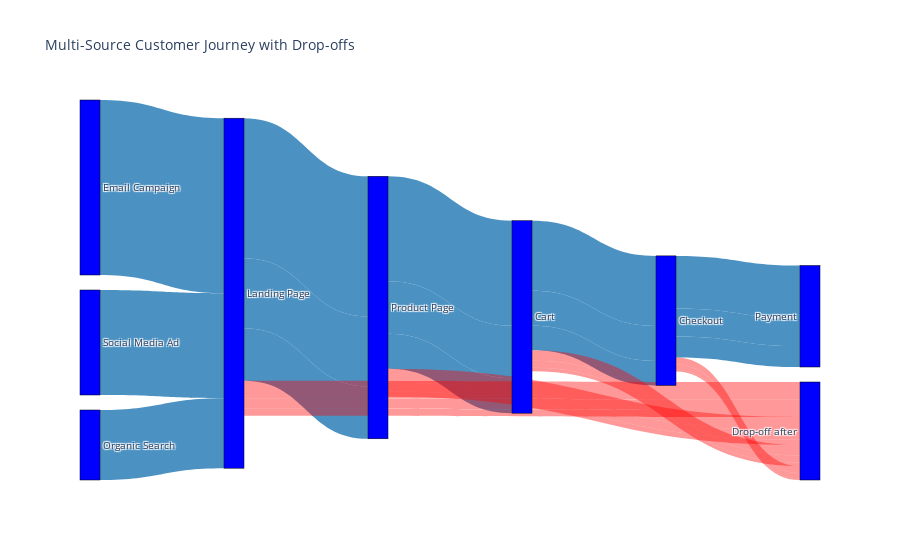

The notebook cell this image was saved under:
### Code cell
import plotly.graph_objects as go

# Define the starting points and touchpoints
start_points = ["Email Campaign", "Social Media Ad", "Organic Search"]
touchpoints = ["Landing Page", "Product Page", "Cart", "Checkout", "Payment"]

# Define the flows of users from each starting point through the touchpoints
user_flows = {
    "Email Campaign": [500, 400, 300, 200, 150],
    "Social Media Ad": [300, 200, 150, 100, 80],
    "Organic Search": [200, 150, 100, 70, 60]
}

# Drop-offs for each touchpoint
drop_offs = {
    "Landing Page": [50, 30, 20],
    "Product Page": [40, 25, 15],
    "Cart": [30, 20, 10],
    "Checkout": [20, 15, 5]
}

# Create source, target, and values for Sankey diagram
sources = []
targets = []
values = []
# labels = start_points + touchpoints + [f"Drop-off after {tp}" for tp in touchpoints[:-1]]
labels = start_points + touchpoints + ["Drop-off after"]

# Map starting points to the first touchpoint
for i, start in enumerate(start_points):
    sources.append(i)  # Starting points as sources
    targets.append(len(start_points))  # First touchpoint as target
    values.append(user_flows[start][0])

# Map flows between touchpoints
for i, tp in enumerate(touchpoints[:-1]):
    for j, start in enumerate(start_points):
        sources.append(len(start_points) + i)  # Current touchpoint as source
        targets.append(len(start_points) + i + 1)  # Next touchpoint as target
        values.append(user_flows[start][i + 1])

# Map drop-offs
for i, tp in enumerate(touchpoints[:-1]):
    for j, start in enumerate(start_points):
        sources.append(len(start_points) + i)  # Current touchpoint as source
        targets.append(len(start_points) + len(touchpoints))  # Drop-off as target
        values.append(drop_offs[tp][j])

# Define the Sankey diagram
fig = go.Figure(data=[go.Sankey(
    node=dict(
        pad=15,
        thickness=20,
        line=dict(color="black", width=0.5),
        label=labels,
        color="blue"
    ),
    link=dict(
        source=sources,  # Indices of the source nodes
        target=targets,  # Indices of the target nodes
        value=values,  # Number of users flowing between nodes
        color=["rgba(31, 119, 180, 0.8)"] * 15 + ["rgba(255, 0, 0, 0.4)"] * 12
    )
)])

# Set the layout of the diagram
fig.update_layout(title_text="Multi-Source Customer Journey with Drop-offs", font_size=10)

# Display the Sankey diagram
fig.show()

### Figure 1 — Plotly figure (JSON) as saved in the notebook; plotly's stock layout.template omitted (floating-point values rounded to 4 significant figures)
{"data": [{"link": {"color": ["rgba(31, 119, 180, 0.8)", "rgba(31, 119, 180, 0.8)", "rgba(31, 119, 180, 0.8)", "rgba(31, 119, 180, 0.8)", "rgba(31, 119, 180, 0.8)", "rgba(31, 119, 180, 0.8)", "rgba(31, 119, 180, 0.8)", "rgba(31, 119, 180, 0.8)", "rgba(31, 119, 180, 0.8)", "rgba(31, 119, 180, 0.8)", "rgba(31, 119, 180, 0.8)", "rgba(31, 119, 180, 0.8)", "rgba(31, 119, 180, 0.8)", "rgba(31, 119, 180, 0.8)", "rgba(31, 119, 180, 0.8)", "rgba(255, 0, 0, 0.4)", "rgba(255, 0, 0, 0.4)", "rgba(255, 0, 0, 0.4)", "rgba(255, 0, 0, 0.4)", "rgba(255, 0, 0, 0.4)", "rgba(255, 0, 0, 0.4)", "rgba(255, 0, 0, 0.4)", "rgba(255, 0, 0, 0.4)", "rgba(255, 0, 0, 0.4)", "rgba(255, 0, 0, 0.4)", "rgba(255, 0, 0, 0.4)", "rgba(255, 0, 0, 0.4)"], "source": [0, 1, 2, 3, 3, 3, 4, 4, 4, 5, 5, 5, 6, 6, 6, 3, 3, 3, 4, 4, 4, 5, 5, 5, 6, 6, 6], "target": [3, 3, 3, 4, 4, 4, 5, 5, 5, 6, 6, 6, 7, 7, 7, 8, 8, 8, 8, 8, 8, 8, 8, 8, 8, 8, 8], "value": [500, 300, 200, 400, 200, 150, 300, 150, 100, 200, 100, 70, 150, 80, 60, 50, 30, 20, 40, 25, 15, 30, 20, 10, 20, 15, 5]}, "node": {"color": "blue", "label": ["Email Campaign", "Social Media Ad", "Organic Search", "Landing Page", "Product Page", "Cart", "Checkout", "Payment", "Drop-off after"], "line": {"color": "black", "width": 0.5}, "pad": 15, "thickness": 20}, "type": "sankey"}], "layout": {"font": {"size": 10}, "title": {"text": "Multi-Source Customer Journey with Drop-offs"}}}
